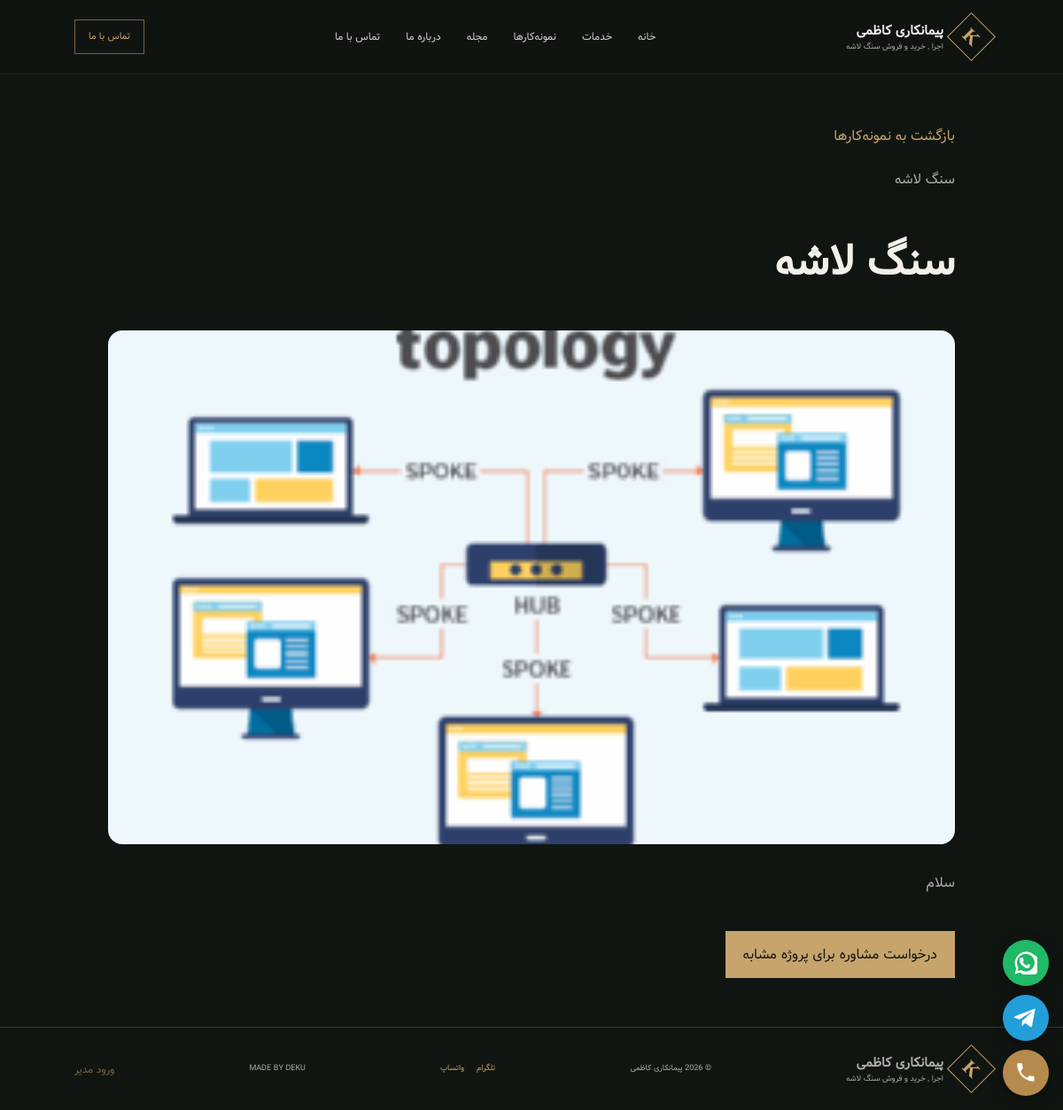
Screenshot of /project/2 with the database file from the repository.
### tables this page shows
CREATE TABLE settings (key TEXT PRIMARY KEY, value TEXT NOT NULL);

CREATE TABLE projects (id INTEGER PRIMARY KEY AUTOINCREMENT, title TEXT NOT NULL, category TEXT NOT NULL, description TEXT DEFAULT '', image TEXT DEFAULT '', created_at TIMESTAMP DEFAULT CURRENT_TIMESTAMP, is_favorite INTEGER NOT NULL DEFAULT 0);

### app.py (the view)
@app.get('/project/<int:pid>')
def project_detail(pid):
    with db() as con:
        project = con.execute('SELECT * FROM projects WHERE id=?', (pid,)).fetchone()
    if not project: abort(404)
    return render_template('project_detail.html', project=project, settings=get_settings())

### app.py (called while the page is built)
def db():
    con = sqlite3.connect(DB, factory=Conn, timeout=10)
    con.row_factory = sqlite3.Row
    return con

@app.context_processor
def inject_csrf():
    if 'csrf_token' not in session:
        session['csrf_token'] = secrets.token_urlsafe(32)
    return {'csrf_token': session['csrf_token']}

def get_settings():
    if 'settings' not in g:
        with db() as con:
            values = dict(DEFAULTS)
            values.update({r['key']:r['value'] for r in con.execute('SELECT key,value FROM settings')})
        g.settings = values
    return g.settings

def get_layout(settings=None):
    try: raw = json.loads((settings or get_settings()).get('visual_layout') or '{}')
    except (TypeError, ValueError): raw = {}
    return H.clean_appearance(raw)

@app.context_processor
def inject_site():
    settings = get_settings()
    with db() as con:
        nav_pages = con.execute('SELECT title,slug FROM custom_pages WHERE is_published=1 ORDER BY id').fetchall()
    return {'settings': settings, 'layout': get_layout(settings), 'links': H.contact_links(settings), 'nav_pages': nav_pages, 'year': time.strftime('%Y')}

@app.template_filter('nl2br')
def nl2br_filter(value): return Markup('<br>').join(escape(line) for line in str(value or '').split('\n'))

@app.after_request
def security_headers(resp):
    resp.headers.setdefault('X-Content-Type-Options', 'nosniff')
    resp.headers.setdefault('X-Frame-Options', 'SAMEORIGIN')
    resp.headers.setdefault('Referrer-Policy', 'strict-origin-when-cross-origin')
    if request.path.startswith('/admin'): resp.headers['Cache-Control'] = 'no-store'
    return resp

    def __exit__(self, *exc):
        try: return super().__exit__(*exc)
        finally: self.close()

### helpers.py (called while the page is built)
def digits(value):
    return re.sub(r'\D', '', str(value or '').translate(_FA))

def normalize_number(raw, country_code=''):
    raw = str(raw or '').translate(_FA).strip()
    d, cc = digits(raw), digits(country_code)
    if not d:
        return ''
    if raw.startswith('+'):
        return d
    if d.startswith('00'):
        return d[2:]
    if cc and d.startswith('0'):
        return cc + d[1:]
    return d

### templates/project_detail.html (shortened to what this page needs)
{% extends 'base.html' %}
{% block main_class %}detail{% endblock %}
{% block content %}<a class="back" href="/#projects">بازگشت به نمونه‌کارها</a><p>{{ project.category }}{% if project.is_favorite %} · نمونه‌کار محبوب{% endif %}</p><h1>{{ project.title }}</h1>{% if project.image %}<img src="{{ project.image }}" alt="{{ project.title }} - {{ project.category }}">{% endif %}<p>{{ project.description|nl2br }}</p><a class="cta" href="/#contact">درخواست مشاوره برای پروژه مشابه</a>{% endblock %}

### templates/base.html (shortened to what this page needs)
<!doctype html>
<html lang="fa" dir="rtl">
<head>
<link rel="stylesheet" href="/static/style.css">
</head>
<body>
<header class="header">
  <a class="logo" href="/"><span class="logo-symbol">{{ settings.logo_letter or 'K' }}</span><span><strong>{{ settings.company }}</strong><small>{{ settings.slogan }}</small></span></a>
  <nav id="nav"><a href="/">خانه</a><a href="/#services">خدمات</a><a href="/#projects">نمونه‌کارها</a><a href="/blog">مجله</a><a href="/#about">درباره ما</a><a href="/#contact">تماس با ما</a></nav>
  {% if links.tel_href %}<a class="header-call" href="{{ links.tel_href }}">{{ settings.header_cta_text }}</a>{% endif %}
</header>
<main class="{% block main_class %}{% endblock %}">{% block content %}{% endblock %}</main>
<footer>
  <a class="logo" href="/"><span class="logo-symbol">{{ settings.logo_letter or 'K' }}</span><span><strong>{{ settings.company }}</strong><small>{{ settings.slogan }}</small></span></a>
  <span>© {{ year }} {{ settings.company }}{% if settings.footer_text %} · {{ settings.footer_text }}{% endif %}</span>
  <span class="footer-links">{% if links.telegram %}<a href="{{ links.telegram }}" target="_blank" rel="noopener">تلگرام</a>{% endif %}{% if links.whatsapp %}<a href="{{ links.whatsapp }}">واتساپ</a>{% endif %}</span>
  {% if settings.maker_text %}<a href="{{ settings.maker_url or '#' }}" target="_blank" rel="noopener">{{ settings.maker_text }}</a>{% endif %}
  <a href="/admin/login" style="opacity:.55;font-size:12px">ورود مدیر</a>
</footer>
{% if settings.float_enabled == '1' and (links.whatsapp or links.tel_href or links.telegram) %}
<div class="kz-fab" dir="ltr">
{% if links.whatsapp %}<a class="kz-wa" href="{{ links.whatsapp }}" aria-label="واتساپ" title="واتساپ"></a>{% endif %}
{% if links.telegram %}<a class="kz-tg" href="{{ links.telegram }}" target="_blank" rel="noopener noreferrer" aria-label="تلگرام" title="تلگرام"><svg viewBox="0 0 24 24" aria-hidden="true"><path d="m21.8 3.2-3.3 17.1c-.2 1.2-.9 1.5-1.9.9l-5.2-3.8-2.5 2.4c-.3.3-.5.5-1 .5l.4-5.3 9.7-8.8c.4-.4-.1-.6-.6-.2L5.4 13.6.3 12c-1.1-.3-1.1-1.1.2-1.6L20.4 2.7c.9-.3 1.7.2 1.4.5Z"/></svg></a>{% endif %}
{% if links.tel_href %}<a class="kz-tel" href="{{ links.tel_href }}" aria-label="تماس تلفنی" title="تماس تلفنی"><svg viewBox="0 0 24 24" aria-hidden="true"><path d="M6.6 10.8a15.5 15.5 0 0 0 6.6 6.6l2.2-2.2a1 1 0 0 1 1-.2 11 11 0 0 0 3.4.5 1 1 0 0 1 1 1V20a1 1 0 0 1-1 1A17.8 17.8 0 0 1 3 3a1 1 0 0 1 1-1h3.5a1 1 0 0 1 1 1 11 11 0 0 0 .5 3.4 1 1 0 0 1-.2 1Z"/></svg></a>{% endif %}
</div>{% endif %}
</body></html>

### static/style.css (style rules this page uses)
:root { --bg:#111512;--panel:#1b201b;--ink:#f1f0e9;--muted:#a9aea3;--gold:#c7a46b;--line:#353c34;--light:#e9e6dc;--dark:#1a1d18;--font:'Vazirmatn',IRANSans,Tahoma,sans-serif }
* { box-sizing:border-box }
html { scroll-behavior:smooth;scroll-padding-top:90px }
body { margin:0;background:var(--bg);color:var(--ink);font-family:var(--font);line-height:1.85 }
a { color:inherit;text-decoration:none }
.header { height:84px;padding:0 7vw;display:flex;align-items:center;justify-content:space-between;border-bottom:1px solid #ffffff12;position:sticky;top:0;background:#111512ed;backdrop-filter:blur(16px);z-index:50 }
.logo { display:flex;align-items:center;gap:12px }
.logo-symbol { width:39px;height:39px;border:1px solid var(--gold);color:var(--gold);display:grid;place-items:center;font:700 22px Georgia,serif;transform:rotate(45deg) }
.logo-symbol:first-letter { transform:rotate(-45deg) }
.logo strong,.logo small { display:block;line-height:1.5 }
.logo strong { font-size:15px }
.logo small { font-size:9px;color:var(--muted) }
#nav { display:flex;gap:29px;font-size:12px;color:#d0d2c9 }
.header-call { font-size:11px;color:var(--gold);border:1px solid #766343;padding:8px 15px }
footer { padding:27px 7vw;border-top:1px solid var(--line);display:flex;align-items:center;justify-content:space-between;gap:15px;color:var(--muted);font-size:9px }
footer>a:last-child { color:var(--gold) }
html,body { overflow-x:clip;max-width:100% }
.footer-links { display:flex;gap:14px }
.footer-links a { color:var(--gold) }
.kz-fab { position:fixed;right:16px;bottom:16px;z-index:900;display:flex;flex-direction:column;gap:10px;width:52px;margin:0;padding:0 }
.kz-fab a { position:relative;display:flex;align-items:center;justify-content:center;width:52px;height:52px;border-radius:50%;color:#fff;box-shadow:0 4px 14px #0006;text-decoration:none }
.kz-fab svg { width:26px;height:26px;fill:currentColor;display:block }
.kz-fab .kz-wa { background:#20b968 }
.kz-fab .kz-tg { background:#229ed9 }
.kz-fab .kz-tel { background:#b58b4d }

### templates/project_detail.html (style rules this page uses)
.detail { max-width:1000px;margin:55px auto;padding:0 22px }
.detail img { width:100%;max-height:580px;object-fit:cover;border-radius:16px }
.detail h1 { font-size:clamp(28px,5vw,48px) }
.detail p { color:var(--muted);line-height:2.2 }
.detail .back { color:var(--gold) }
.detail .cta { display:inline-block;margin-top:20px;padding:12px 20px;background:var(--gold);color:#171a15 }

### rows the page displays
settings: company "پیمانکاری کاظمی"
settings: slogan "اجرا , خرید و فروش سنگ لاشه"
settings: header_cta_text "تماس با ما"
projects: category "سنگ لاشه", title "سنگ لاشه", image (picture), description "سلام"
settings: maker_text "MADE BY DEKU"

### other values shown
{{ settings.logo_letter or 'K' }} "K"
{{ year }} "2026"
